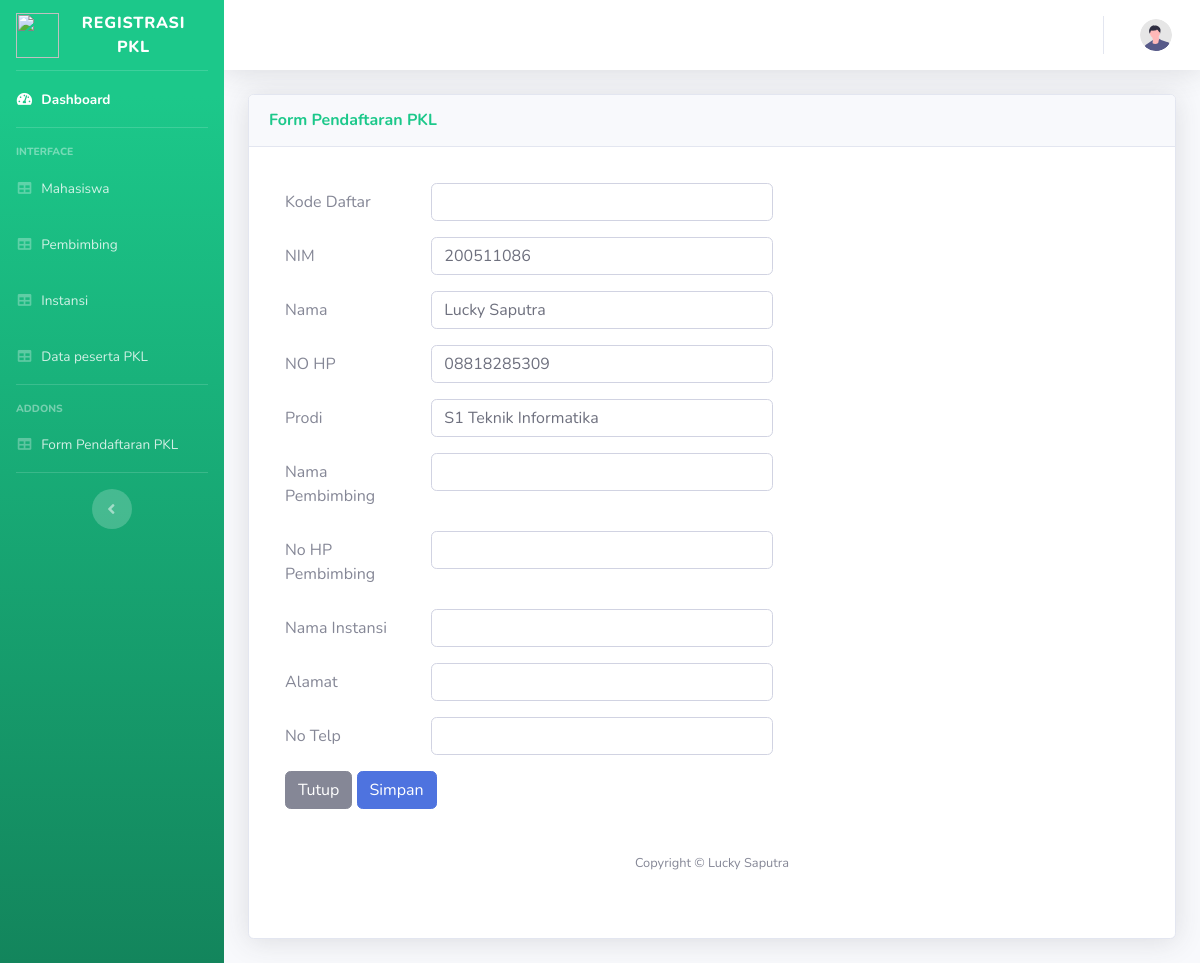
/dosen/form_pendaftaran.php?kata_cari=200511086, run on the app's committed database.
### tables this page shows
CREATE TABLE `mahasiswa` (
  `id_mhs` int(11) NOT NULL,
  `nim` varchar(20) NOT NULL,
  `nama_mhs` varchar(100) NOT NULL,
  `jk_mhs` varchar(20) NOT NULL,
  `nohp_mhs` varchar(15) NOT NULL,
  `alamat_mhs` varchar(50) NOT NULL,
  `prodi` varchar(25) NOT NULL
);

### dosen/form_pendaftaran.php (the view, shortened to what this page needs)
<?php
    include('../koneksi.php');
    if(isset($_GET['kata_cari'])) {
	$kata_cari = $_GET['kata_cari'];
	$query = "SELECT * FROM mahasiswa WHERE nim like '%".$kata_cari."%' ";
    $result = mysqli_query($kon, $query);
    $row = mysqli_fetch_assoc($result);
    } elseif(isset($_GET['kata_cari2'])) {
	$kata_cari = $_GET['kata_cari2'];
	$query = "SELECT * FROM pendaftaran WHERE kode_daftar like '%".$kata_cari2."%' ";
    $result = mysqli_query($kon, $query);
    $row = mysqli_fetch_assoc($result);
   }else{
   };
   ?>
<!DOCTYPE html>
<html lang="en">
<head>
    <link href="vendor/fontawesome-free/css/all.min.css" rel="stylesheet" type="text/css">
    <link href="css/sb-admin-2.min.css" rel="stylesheet">
</head>
<body id="page-top">
    <div id="wrapper">
        <ul class="navbar-nav bg-gradient-success sidebar sidebar-dark accordion" id="accordionSidebar">
            <a class="sidebar-brand d-flex align-items-center justify-content-center" href="dashboard.php">
                <div class="sidebar-brand-icon">
                    <img src="../assets/img/favicon1.png" alt="" width="43" height="45" class="d-inline-block align-text-top">
                </div>
                <div class="sidebar-brand-text mx-3">Registrasi PKL</div>
            </a>
            <hr class="sidebar-divider my-0">
            <li class="nav-item active">
                <a class="nav-link" href="dashboard.php">
                    <i class="fas fa-fw fa-tachometer-alt"></i>
                    <span>Dashboard</span></a>
                </li>
                <hr class="sidebar-divider">
                <div class="sidebar-heading">
                    Interface
                </div>
                <li class="nav-item">
                    <a class="nav-link" href="mahasiswa.php">
                        <i class="fas fa-fw fa-table"></i>
                        <span>Mahasiswa</span></a>
                </li>
                <li class="nav-item">
                    <a class="nav-link" href="pembimbing.php">
                        <i class="fas fa-fw fa-table"></i>
                        <span>Pembimbing</span></a>
                </li>
                <li class="nav-item">
                    <a class="nav-link" href="instansi.php">
                        <i class="fas fa-fw fa-table"></i>
                        <span>Instansi</span></a>
                </li>
                <li class="nav-item">
                        <a class="nav-link" href="data_peserta.php">
                            <i class="fas fa-fw fa-table"></i>
                            <span>Data peserta PKL</span></a>
                    </li>
            <hr class="sidebar-divider">
            <div class="sidebar-heading">
                Addons
            </div>
                <li class="nav-item">
                        <a class="nav-link" href="form_pendaftaran.php">
                            <i class="fas fa-fw fa-table"></i>
                            <span>Form Pendaftaran PKL</span></a>
                    </li>
            <hr class="sidebar-divider d-none d-md-block">
            <div class="text-center d-none d-md-inline">
                <button class="rounded-circle border-0" id="sidebarToggle"></button>
            </div>
        </ul>
        <div id="content-wrapper" class="d-flex flex-column">
            <div id="content">
                <nav class="navbar navbar-expand navbar-light bg-white topbar mb-4 static-top shadow">
                    <ul class="navbar-nav ml-auto">
                        <li class="nav-item dropdown no-arrow">
                            <a class="nav-link dropdown-toggle" href="#" id="userDropdown" role="button"
                                data-toggle="dropdown" aria-haspopup="true" aria-expanded="false">
                                <img class="img-profile rounded-circle"
                                    src="img/undraw_profile.svg">
                            </a>
                        </li>
                    </ul>
                </nav>
                <div class="container-fluid">
                    <div class="card shadow mb-4">
                        <div class="card-header py-3">
                            <h6 class="m-0 font-weight-bold text-success">Form Pendaftaran PKL</h6>
                        </div>
                        <div class="card-body">
                            <div class="table-responsive">
                                <table class="table table-bordered" id="dataTable" width="100%" cellspacing="0">
                    <div class="modal-body">
            <form method="POST" action="pendaftaran/tambah_pendaftaran.php" enctype="multipart/form-data">
            <div class="row mb-3">
                            <label for="kode_daftar" class="col-sm-2 col-form-label">Kode Daftar</label>
                            <div class="col-sm-5">
                            <input type="text" class="form-control" name="kode_daftar" />
                            </div>
                            </div>
                            <div class="row mb-3">
                            <label for="nim" class="col-sm-2 col-form-label">NIM</label>
                            <div class="col-sm-5">
                            <input type="text" class="form-control" name="nim" value="<?php echo $row['nim']; ?> " autofocus=""  />
                            </div>
                            </div>
                            <div class="row mb-3">
                            <label for="Nama" class="col-sm-2 col-form-label">Nama</label>
                            <div class="col-sm-5">
                            <input type="text" class="form-control" name="nama_mhs" value="<?php echo $row['nama_mhs']; ?> " autofocus=""  />
                            </div>
                            </div>
                            <div class="row mb-3">
                            <label for="nohp_mhs" class="col-sm-2 col-form-label">NO HP</label>
                            <div class="col-sm-5">
                            <input type="text" class="form-control" name="nohp_mhs" value="<?php echo $row['nohp_mhs']; ?>"  />
                            </div>
                            </div>
                            <div class="row mb-3">
                            <label for="Prodi" class="col-sm-2 col-form-label">Prodi</label>
                            <div class="col-sm-5">
                            <input type="text" class="form-control" name="prodi" value="<?php echo $row['prodi']; ?> " />
                            </div>
                            </div>
                            <div class="row mb-3">
                            <label for="nama_pem" class="col-sm-2 col-form-label">Nama Pembimbing</label>
                            <div class="col-sm-5">
                            <input type="text" class="form-control" name="nama_pem" required=""  />
                            </div>
                            </div>
                            <div class="row mb-3">
                            <label for="nohp_pem" class="col-sm-2 col-form-label">No HP Pembimbing</label>
                            <div class="col-sm-5">
                            <input type="text" class="form-control" name="nohp_pem"  />
                            </div>
                            </div>
                            <div class="row mb-3">
                            <label for="nama_inst" class="col-sm-2 col-form-label">Nama Instansi</label>
                            <div class="col-sm-5">
                            <input type="text" class="form-control" name="nama_inst"  />
                            </div>
                            </div>
                            <div class="row mb-3">
                            <label for="alamat_inst" class="col-sm-2 col-form-label">Alamat</label>
                            <div class="col-sm-5">
                            <input type="text" class="form-control" name="alamat_inst" />
                            </div>
                            </div>
                            <div class="row mb-3">
                            <label for="nohp_inst" class="col-sm-2 col-form-label">No Telp</label>
                            <div class="col-sm-5">
                            <input type="text" class="form-control" name="nohp_inst" />
                            </div>
                            </div>
                            <button type="button" class="btn btn-secondary" data-dismiss="modal">Tutup</button>
                            <button type="submit" class="btn btn-primary" name = "simpan">Simpan</button>
                        </form>
                            </div>
            <footer class="sticky-footer bg-white">
                <div class="container my-auto">
                    <div class="copyright text-center my-auto">
                        <span>Copyright &copy; Lucky Saputra</span>
                    </div>
                </div>
            </footer>
        </div>
    </div>
</body>
</html>

### data on the page
mahasiswa: nim "200511086", nama_mhs "Lucky Saputra", nohp_mhs "08818285309", prodi "S1 Teknik Informatika"
